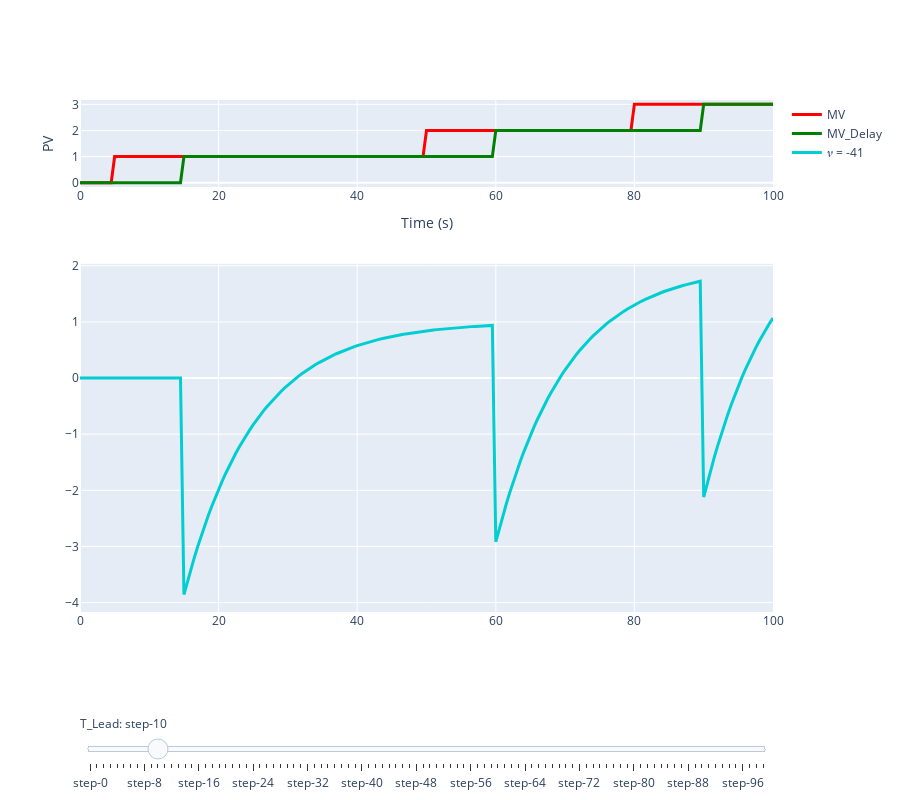

This figure's notebook cell:
### Code cell
# Define simulation parameters
TSim = 100
Ts = 0.5
N = int(TSim / Ts) + 1

# Define MV path
MVPath = {0: 0, 5: 1, 50: 2, 80: 3, TSim: 3}

# Define controller parameters
Kp = 1
Tlag = 10
theta = 10

# Initialize lists
t = []
MV = []
MVDelay = []

# Generate time vector and simulate MV
for i in range(0, N):
    t.append(i * Ts)
    SelectPath_RT(MVPath, t, MV)
    Delay_RT(MV, theta, Ts, MVDelay)

# Create figure with subplot
fig = make_subplots(rows=2, cols=1, row_heights=[0.2, 0.8])

# Add MV and MV_Delay traces to subplot
fig.add_trace(
    go.Scatter(
        visible=True,
        line=dict(color="#FF0000", width=3),
        name="MV",
        x=t,
        y=MV), row=1, col=1)

fig.add_trace(
    go.Scatter(
        visible=True,
        line=dict(color="#008000", width=3),
        name="MV_Delay",
        x=t,
        y=MVDelay), row=1, col=1)

# Add PV_EBD_1 traces for different lead times
for step in np.arange(-49, 49, 1):
    
    # Set lead time
    Tlead = step
    
    # Reset lists
    t = []
    MV = []
    MVDelay = []
    PV_EBD_1 = []
    
    # Generate time vector and simulate MV, MV_Delay, and PV_EBD_1
    for i in range(0, N):
        t.append(i * Ts)
        SelectPath_RT(MVPath, t, MV)
        Delay_RT(MV, theta, Ts, MVDelay)
        LL_RT(MVDelay, Kp, Tlead, Tlag, Ts, PV_EBD_1)
    
    # Add PV_EBD_1 trace to subplot
    fig.add_trace(
        go.Scatter(
            visible=False,
            line=dict(color="#00CED1", width=3),
            name="𝜈 = " + str(step),
            x=t,
            y=PV_EBD_1), row=2, col=1)

# Make 10th trace visible initially
fig.data[10].visible = True

# Create and add slider
steps = []
for i in range(len(fig.data)):
    step = dict(
        method="update",
        args=[{"visible": [False] * len(fig.data)},
              {"title": "Slider switched to step: " + str(i)}],  # layout attribute
    )
    step["args"][0]["visible"][i] = True
    step["args"][0]["visible"][0] = True
    step["args"][0]["visible"][1] = True
    steps.append(step)

sliders = [dict(
    active=10,
    currentvalue={"prefix": "T_Lead: "},
    pad={"t": 100},
    steps=steps
)]

# Update layout and display figure
fig.update_layout(
    sliders=sliders,
    xaxis_title="Time (s)",
    yaxis_title="PV",
    height=800
)

fig.show()
